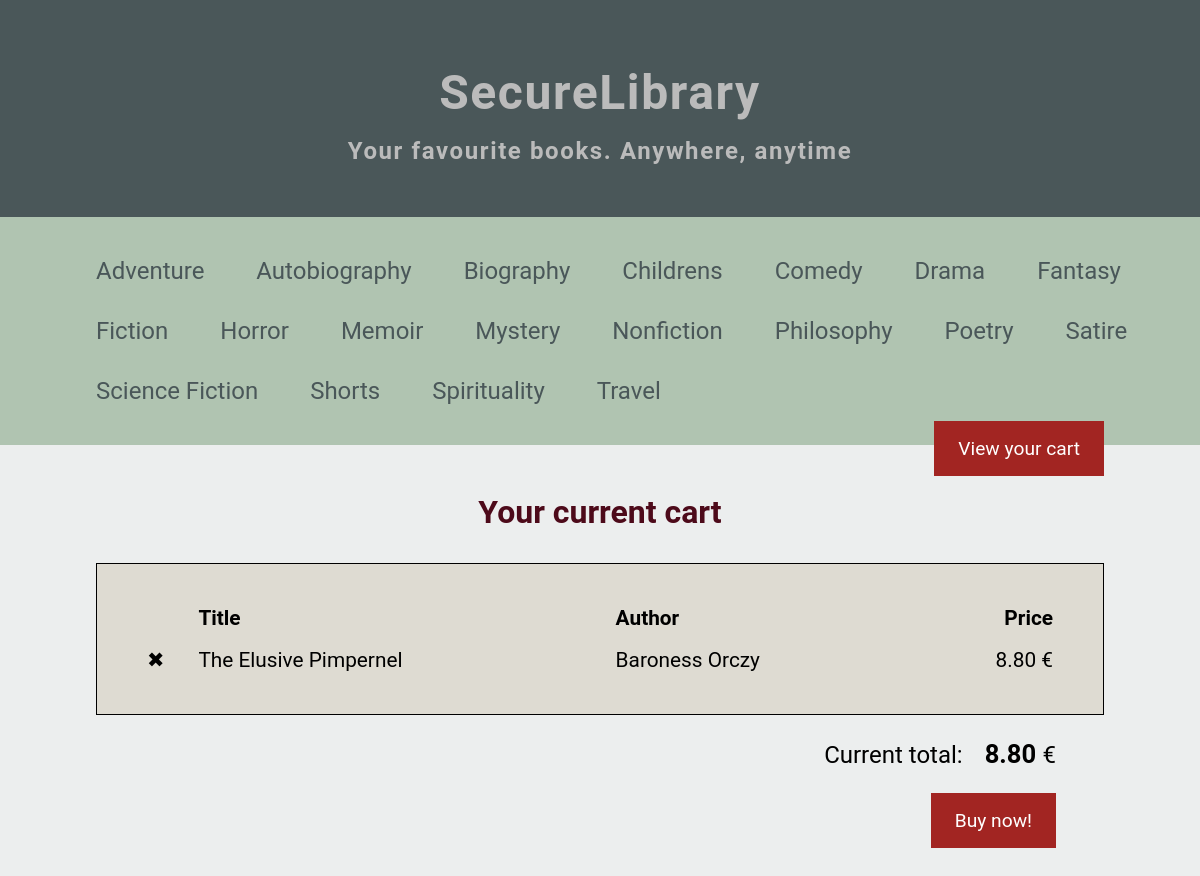
/cart.php?add=1, run on the app's committed database.
### tables this page shows
CREATE TABLE `genres` (
  `id` int PRIMARY KEY AUTO_INCREMENT,
  `name` varchar(255)
);

CREATE TABLE `ebooks` (
  `id` int PRIMARY KEY AUTO_INCREMENT,
  `title` varchar(255),
  `author` varchar(255),
  `description` text,
  `price` float,
  `path` varchar(255)
);

### public_html/includes/functions.php (called while the page is built, shortened)
<?php
require_once "db_connect.php";
function get_all_genres(){
    global $mysqli;
    return $mysqli->query("SELECT * FROM genres ORDER BY name ASC");
}
function get_books($book_ids)
{
    global $mysqli;
    $nbooks =  count($book_ids);
    $book_ids_query = implode(',', array_fill(0, $nbooks, '?'));
    if ($nbooks > 0) {
        $stmt = $mysqli->prepare("
            SELECT *
            FROM ebooks
            WHERE id IN (" . $book_ids_query . ")
        ");
        $stmt->bind_param(str_repeat('i', $nbooks), ...$book_ids);
        $stmt->execute();
        $cart = $stmt->get_result();
    } else {
        return false;
    }
    return $cart;
}

### public_html/cart.php (the view, shortened to what this page needs)
<?php
require_once "includes/functions.php";
$book_ids = $_SESSION['items'];
$cart = get_books($book_ids);
$cart_total = 0;
?>
<!DOCTYPE html>
<html>
<head>
    <?php include "includes/include.php" ?>
</head>
<body>
    <?php include "includes/header.php" ?>
    <main class="cart-page">
        <h1>Your current cart</h1>
        <table class="cart-table">
            <tr>
                <th class="cart-remove"></th>
                <th>
                    Title
                </th>
                <th>
                    Author
                </th>
                <th class="cart-price">
                    Price
                </th>
            </tr>
            <?php
            if ($cart) {
                while ($row = $cart->fetch_array()) { ?>
                    <tr>
                        <td class="cart-remove"><a href="cart.php?remove=<?php echo $row['id']; ?>">&#10006;</a></td>
                        <td class="cart-title"><?php echo $row['title']; ?></td>
                        <td class="cart-author"><?php echo $row['author']; ?></td>
                        <td class="cart-price">
                            <?php
                            $cart_total += $row['price'];
                            echo number_format($row['price'], 2);
                            ?>
                            &#8364;
                        </td>
                    </tr>
            <?php }
            } ?>
        </table>
        <div class="cart-total">
            <p class="cart-total-message">
                Current total:
                <span class="cart-total-number">
                    <?php echo number_format($cart_total, 2); ?>
                </span>
                &#8364;
            </p>
            <?php if (!empty($book_ids)){ ?>
                <div class="cart-buy-button">
                    <a href="checkout.php">
                        Buy now!
                    </a>
                </div>
            <?php } ?>
        </div>
    </main>
</body>
</html>

### public_html/includes/navbar.php
<nav>
    <ul>
        <?php
        $genres = get_all_genres();
        if ($genres) {
            while ($row = $genres->fetch_array()) {
        ?>
                <li class='menu-entry'>
                    <a href="<?php echo "search.php?genre=" . $row['id'] ?>">
                        <?php echo $row['name'] ?>
                    </a>
                </li>
        <?php
            }
        }
        ?>
    </ul>
    <div class="menu-cart">
        <a href="cart.php">
            View your cart
        </a>
    </div>
</nav>

### public_html/css/custom.css (style rules this page uses)
html { font-family: 'Roboto', sans-serif; }
html, body { margin: 0; padding: 0; border: 0; outline: 0; font-size: 100%; vertical-align: baseline; background: transparent; }
body { background-color: #eceeee; }
a { text-decoration: none; color: initial; }
nav { background-color: #B0C4B1; padding: 1.5rem 2rem; }
nav ul { margin: 0; }
nav li { display: inline-block; margin-top: 1rem; margin-bottom: 1rem; font-size: 1.5rem; }
nav a { padding: 1rem 1.5rem; color: #4A5759; }
main { padding: 0 6rem; padding-bottom: 8rem; }
.search-page h1, .cart-page h1 { text-align: center; color: #4d0a1a; margin-top: 3rem; margin-bottom: 0rem; }
.menu-cart a, .cart-buy-button a { background-color: #A22522; float: right; padding: 1rem 1.5rem; margin-right: 4rem; color: white; font-size: 1.2rem; }
main { clear: both; }
.cart-table { margin-top: 2rem; padding: 2rem; width: 100%; font-size: 1.3rem; border: 1px solid black; background-color: #DEDBD2; }
.cart-price, .cart-table th.cart-price { text-align: right; }
.cart-table th { text-align: left; }
.cart-table th, td { padding: 0.5rem 1rem; }
.cart-remove { width: 1rem; }
.cart-total { text-align: right; margin-right: 3rem; font-size: 1.5rem; }
.cart-total-number { font-size: 1.6rem; font-weight: bold; margin-left: 1rem; }
.cart-buy-button a { margin-right: 0rem; }

### data on the page
genres: name "Adventure"
genres: name "Autobiography"
genres: name "Biography"
genres: name "Childrens"
genres: name "Comedy"
genres: name "Drama"
genres: name "Fantasy"
genres: name "Fiction"
genres: name "Horror"
genres: name "Memoir"
genres: name "Mystery"
genres: name "Nonfiction"
genres: name "Philosophy"
genres: name "Poetry"
genres: name "Satire"
genres: name "Science Fiction"
genres: name "Shorts"
genres: name "Spirituality"
genres: name "Travel"
ebooks: title "The Elusive Pimpernel", author "Baroness Orczy", price "8.80"

### other printed values
$cart_total "8.80"
